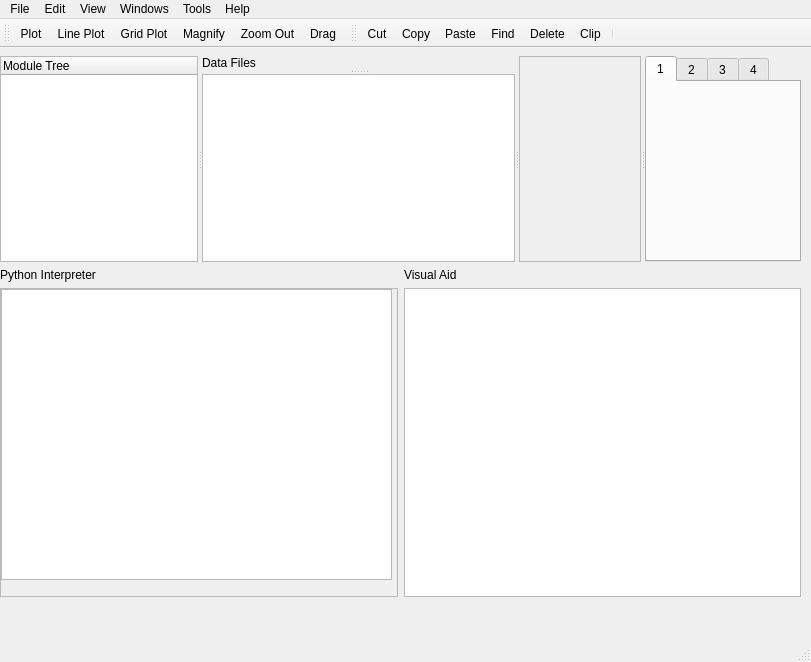
<?xml version="1.0" encoding="UTF-8"?>
<ui version="4.0">
 <class>MainWindow</class>
 <widget class="QMainWindow" name="MainWindow">
  <property name="geometry">
   <rect>
    <x>0</x>
    <y>0</y>
    <width>811</width>
    <height>662</height>
   </rect>
  </property>
  <property name="windowTitle">
   <string>MainWindow</string>
  </property>
  <widget class="QWidget" name="centralwidget">
   <widget class="QWidget" name="">
    <property name="geometry">
     <rect>
      <x>0</x>
      <y>8</y>
      <width>801</width>
      <height>541</height>
     </rect>
    </property>
    <layout class="QGridLayout" name="gridLayout">
     <item row="0" column="0">
      <widget class="QSplitter" name="splitter_2">
       <property name="orientation">
        <enum>Qt::Horizontal</enum>
       </property>
       <widget class="QTreeWidget" name="treeWidget">
        <property name="enabled">
         <bool>true</bool>
        </property>
        <property name="minimumSize">
         <size>
          <width>198</width>
          <height>0</height>
         </size>
        </property>
        <property name="maximumSize">
         <size>
          <width>198</width>
          <height>16777215</height>
         </size>
        </property>
        <attribute name="headerVisible">
         <bool>true</bool>
        </attribute>
        <column>
         <property name="text">
          <string>Module Tree</string>
         </property>
        </column>
       </widget>
       <widget class="QSplitter" name="splitter">
        <property name="orientation">
         <enum>Qt::Vertical</enum>
        </property>
        <widget class="QLabel" name="label_3">
         <property name="text">
          <string>Data Files</string>
         </property>
        </widget>
        <widget class="QTreeView" name="treeView"/>
       </widget>
       <widget class="QFrame" name="frame">
        <property name="frameShape">
         <enum>QFrame::StyledPanel</enum>
        </property>
        <property name="frameShadow">
         <enum>QFrame::Raised</enum>
        </property>
       </widget>
       <widget class="QTabWidget" name="tabWidget">
        <property name="currentIndex">
         <number>0</number>
        </property>
        <property name="documentMode">
         <bool>false</bool>
        </property>
        <property name="tabsClosable">
         <bool>false</bool>
        </property>
        <widget class="QWidget" name="tab">
         <attribute name="title">
          <string>1</string>
         </attribute>
        </widget>
        <widget class="QWidget" name="tab_2">
         <attribute name="title">
          <string>2</string>
         </attribute>
        </widget>
        <widget class="QWidget" name="tab_3">
         <attribute name="title">
          <string>3</string>
         </attribute>
        </widget>
        <widget class="QWidget" name="tab_4">
         <attribute name="title">
          <string>4</string>
         </attribute>
        </widget>
       </widget>
      </widget>
     </item>
     <item row="1" column="0">
      <layout class="QHBoxLayout" name="horizontalLayout">
       <item>
        <layout class="QVBoxLayout" name="verticalLayout">
         <item>
          <widget class="QLabel" name="label">
           <property name="text">
            <string>Python Interpreter</string>
           </property>
          </widget>
         </item>
         <item>
          <widget class="QScrollArea" name="scrollArea">
           <property name="widgetResizable">
            <bool>true</bool>
           </property>
           <widget class="QWidget" name="scrollAreaWidgetContents">
            <property name="geometry">
             <rect>
              <x>0</x>
              <y>0</y>
              <width>392</width>
              <height>295</height>
             </rect>
            </property>
            <widget class="QTextBrowser" name="textBrowser">
             <property name="geometry">
              <rect>
               <x>0</x>
               <y>0</y>
               <width>391</width>
               <height>291</height>
              </rect>
             </property>
            </widget>
           </widget>
          </widget>
         </item>
        </layout>
       </item>
       <item>
        <layout class="QVBoxLayout" name="verticalLayout_2">
         <item>
          <widget class="QLabel" name="label_2">
           <property name="text">
            <string>Visual Aid</string>
           </property>
          </widget>
         </item>
         <item>
          <widget class="QTextBrowser" name="textBrowser_2"/>
         </item>
        </layout>
       </item>
      </layout>
     </item>
    </layout>
   </widget>
  </widget>
  <widget class="QMenuBar" name="menubar">
   <property name="geometry">
    <rect>
     <x>0</x>
     <y>0</y>
     <width>811</width>
     <height>25</height>
    </rect>
   </property>
   <widget class="QMenu" name="menuFile">
    <property name="title">
     <string>File</string>
    </property>
   </widget>
   <widget class="QMenu" name="menuEdit">
    <property name="title">
     <string>Edit</string>
    </property>
   </widget>
   <widget class="QMenu" name="menuView">
    <property name="title">
     <string>View</string>
    </property>
   </widget>
   <widget class="QMenu" name="menuWindows">
    <property name="title">
     <string>Windows</string>
    </property>
   </widget>
   <widget class="QMenu" name="menuTools">
    <property name="title">
     <string>Tools</string>
    </property>
   </widget>
   <widget class="QMenu" name="menuHelp">
    <property name="title">
     <string>Help</string>
    </property>
   </widget>
   <addaction name="menuFile"/>
   <addaction name="menuEdit"/>
   <addaction name="menuView"/>
   <addaction name="menuWindows"/>
   <addaction name="menuTools"/>
   <addaction name="menuHelp"/>
  </widget>
  <widget class="QStatusBar" name="statusbar"/>
  <widget class="QToolBar" name="toolBar_2">
   <property name="windowTitle">
    <string>toolBar_2</string>
   </property>
   <attribute name="toolBarArea">
    <enum>TopToolBarArea</enum>
   </attribute>
   <attribute name="toolBarBreak">
    <bool>true</bool>
   </attribute>
   <addaction name="actionPlot"/>
   <addaction name="actionLine_Plot"/>
   <addaction name="actionGrid_Plot"/>
   <addaction name="actionMagnify"/>
   <addaction name="actionZoom_Out"/>
   <addaction name="actionDrag"/>
  </widget>
  <widget class="QToolBar" name="toolBar">
   <property name="windowTitle">
    <string>toolBar</string>
   </property>
   <attribute name="toolBarArea">
    <enum>TopToolBarArea</enum>
   </attribute>
   <attribute name="toolBarBreak">
    <bool>false</bool>
   </attribute>
   <addaction name="actionCut"/>
   <addaction name="actionCopy"/>
   <addaction name="actionPaste"/>
   <addaction name="actionFind"/>
   <addaction name="actionDelete"/>
   <addaction name="actionClip"/>
   <addaction name="separator"/>
  </widget>
  <action name="actionCut">
   <property name="icon">
    <iconset>
     <normaloff>cut.ico</normaloff>cut.ico</iconset>
   </property>
   <property name="text">
    <string>Cut</string>
   </property>
   <property name="toolTip">
    <string>Cut</string>
   </property>
  </action>
  <action name="actionCopy">
   <property name="icon">
    <iconset>
     <normaloff>copy.png</normaloff>copy.png</iconset>
   </property>
   <property name="text">
    <string>Copy</string>
   </property>
   <property name="toolTip">
    <string>Copy</string>
   </property>
  </action>
  <action name="actionPaste">
   <property name="icon">
    <iconset>
     <normaloff>paste.ico</normaloff>paste.ico</iconset>
   </property>
   <property name="text">
    <string>Paste</string>
   </property>
   <property name="toolTip">
    <string>Paste</string>
   </property>
  </action>
  <action name="actionFind">
   <property name="icon">
    <iconset>
     <normaloff>Find.ico</normaloff>Find.ico</iconset>
   </property>
   <property name="text">
    <string>Find</string>
   </property>
   <property name="toolTip">
    <string>Find</string>
   </property>
  </action>
  <action name="actionDelete">
   <property name="icon">
    <iconset>
     <normaloff>delete.png</normaloff>delete.png</iconset>
   </property>
   <property name="text">
    <string>Delete</string>
   </property>
   <property name="toolTip">
    <string>Delete</string>
   </property>
  </action>
  <action name="actionClip">
   <property name="icon">
    <iconset>
     <normaloff>clip.ico</normaloff>clip.ico</iconset>
   </property>
   <property name="text">
    <string>Clip</string>
   </property>
   <property name="toolTip">
    <string>Clip</string>
   </property>
  </action>
  <action name="actionPlot">
   <property name="icon">
    <iconset>
     <normaloff>plot.ico</normaloff>plot.ico</iconset>
   </property>
   <property name="text">
    <string>Plot</string>
   </property>
   <property name="toolTip">
    <string>Plot </string>
   </property>
  </action>
  <action name="actionLine_Plot">
   <property name="icon">
    <iconset>
     <normaloff>line_plot.png</normaloff>line_plot.png</iconset>
   </property>
   <property name="text">
    <string>Line Plot</string>
   </property>
   <property name="toolTip">
    <string>Line Plot</string>
   </property>
  </action>
  <action name="actionGrid_Plot">
   <property name="icon">
    <iconset>
     <normaloff>grid plot.png</normaloff>grid plot.png</iconset>
   </property>
   <property name="text">
    <string>Grid Plot</string>
   </property>
   <property name="toolTip">
    <string>Grid Plot</string>
   </property>
  </action>
  <action name="actionMagnify">
   <property name="icon">
    <iconset>
     <normaloff>zoom in.gif</normaloff>zoom in.gif</iconset>
   </property>
   <property name="text">
    <string>Magnify</string>
   </property>
   <property name="toolTip">
    <string>Magnify Image</string>
   </property>
  </action>
  <action name="actionZoom_Out">
   <property name="icon">
    <iconset>
     <normaloff>zoom out.gif</normaloff>zoom out.gif</iconset>
   </property>
   <property name="text">
    <string>Zoom Out</string>
   </property>
   <property name="toolTip">
    <string>Zoom Out</string>
   </property>
  </action>
  <action name="actionDrag">
   <property name="icon">
    <iconset>
     <normaloff>Drag.png</normaloff>Drag.png</iconset>
   </property>
   <property name="text">
    <string>Drag</string>
   </property>
   <property name="toolTip">
    <string>Drag</string>
   </property>
  </action>
 </widget>
 <resources/>
 <connections/>
</ui>
